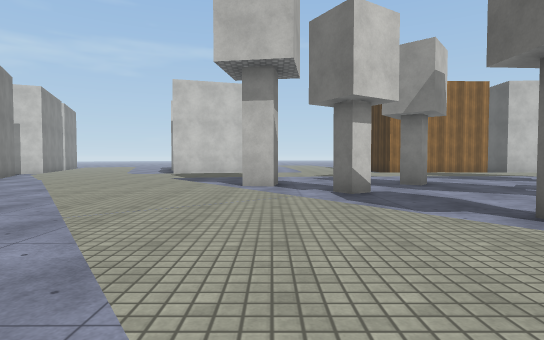
View 1 (above)

20 first-person views from a walk through a scene from a Unity 3-D project. The camera is 1.3 m above the floor, tilts 2° down and sees 80° across. The floor is counted in squares, 2 m on a side. Each view is taken from the middle of a square. On the plan, view 1 faces up. The plan holds only what a view shows up to about 10 squares ahead; the rest is blank. The place goes on beyond the plan. The player character is not drawn. Surface patterns are stand-ins for the level's own textures.

View 2
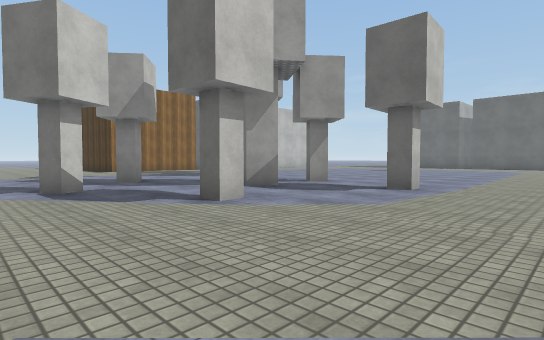

View 3
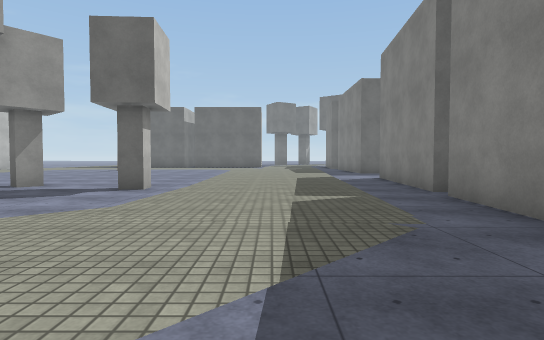

View 4
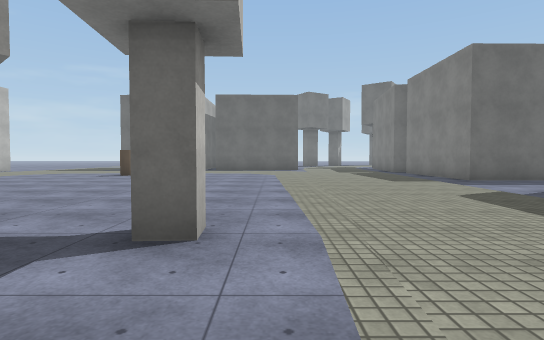

View 5
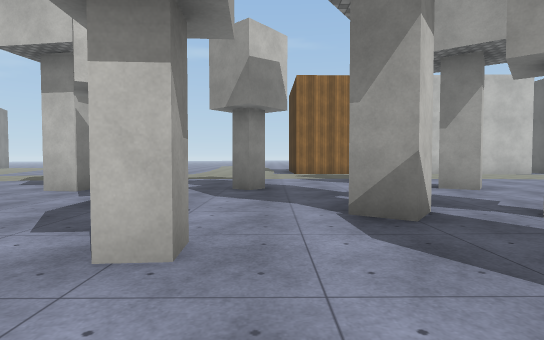

View 6
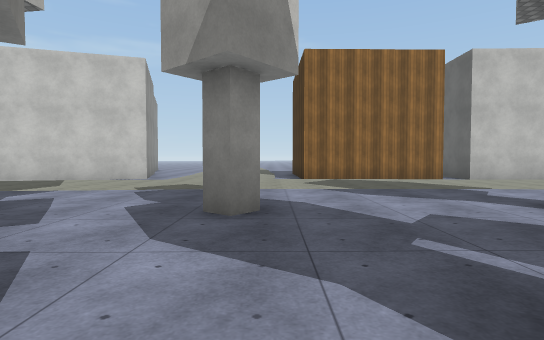

View 7
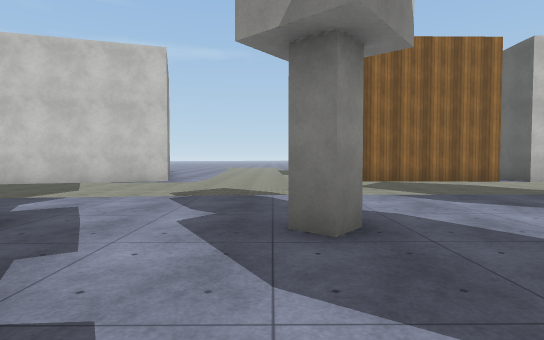

View 8
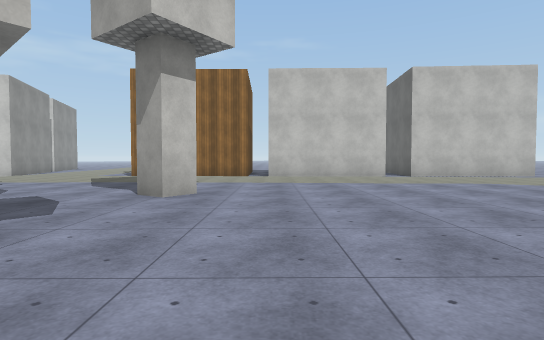

View 9
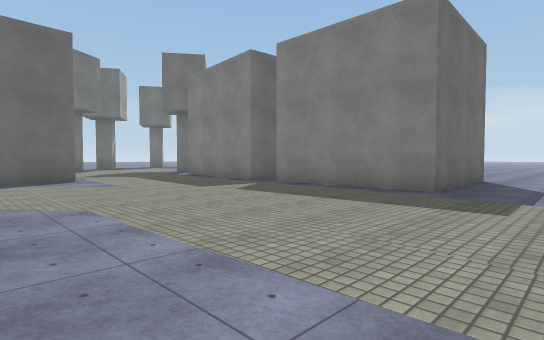

View 10
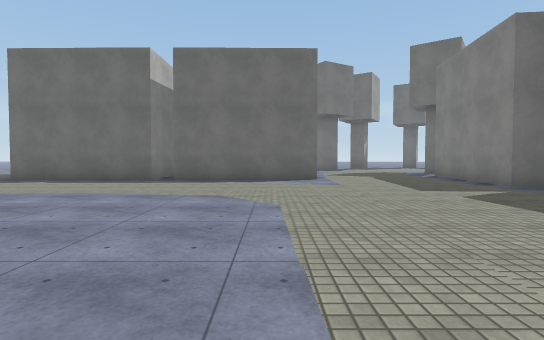

View 11
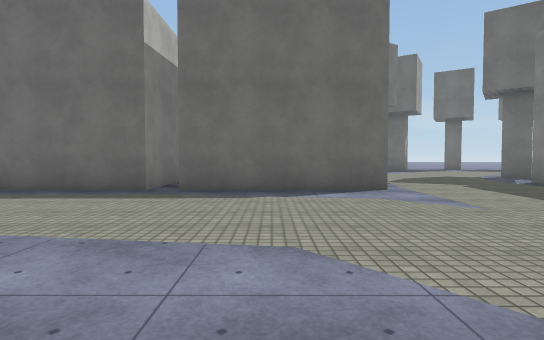

View 12
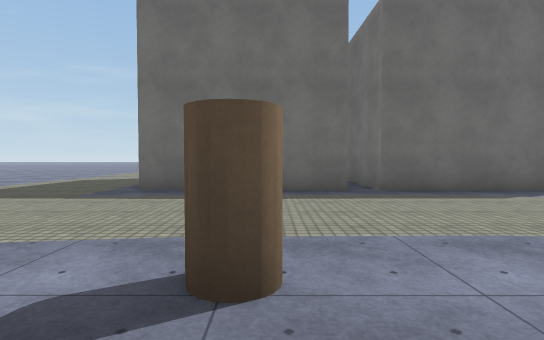

View 13
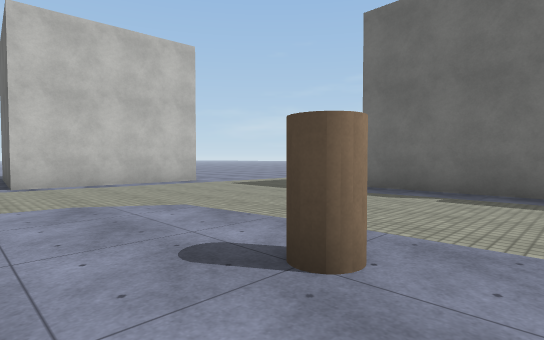

View 14
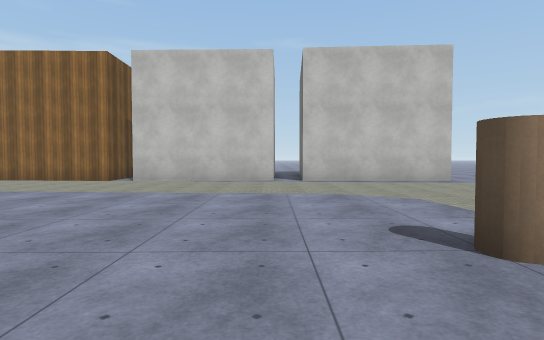

View 15
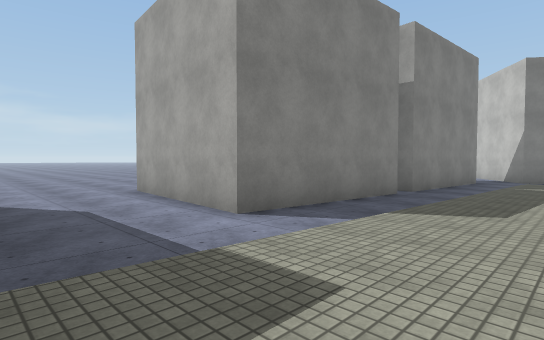

View 16
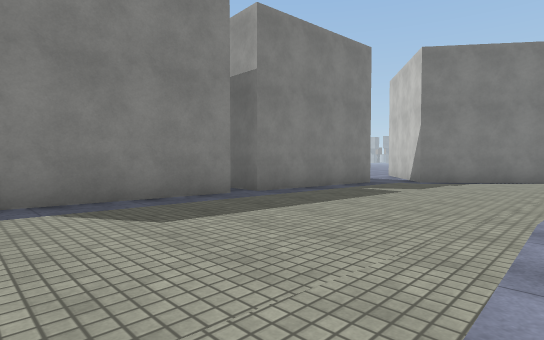

View 17
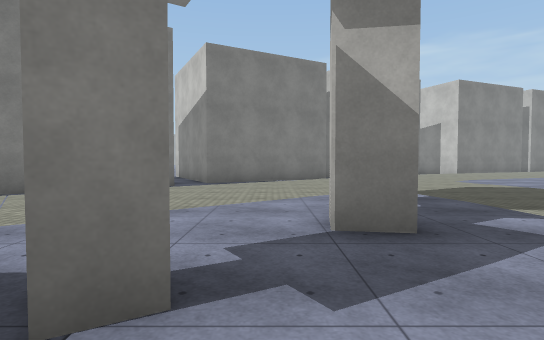

View 18
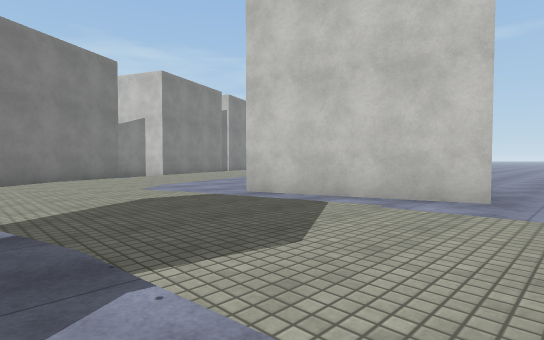

View 19
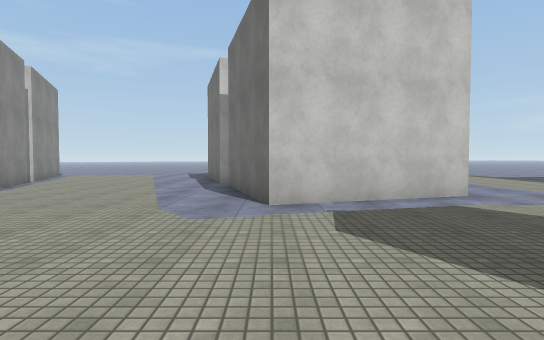

View 20
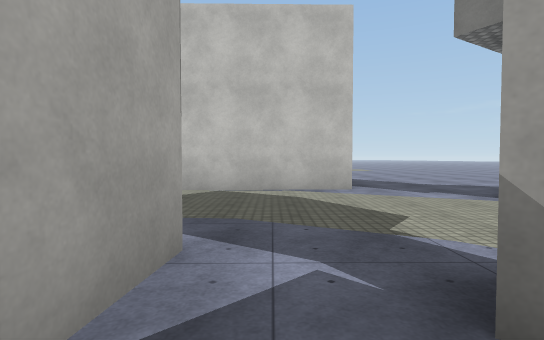

### Floor plan
Key: @ floor where view 1 was taken; # wall or solid block; x gap in a wall; . main floor; - floor 0.25 m lower than the main floor; / step, stairs or slope; B block; C cylinder.
Columns run from 9 left of view 1 to 29 right of it. Each row starts with its distance up from view 1.
 15 ...--#  ##/..      #    #
 14 /../-####-/../##############
 13 /../------/..//////----....##. ...
 12  ...///...........................
 11 #/................................
 10 #-/.......//////////..............
  9   /.../-----------------........
  8   -/.../-#--BB---#------......#
  7   #-/.../---------------......#
  6   #--/../-BB------------.C....#
  5   ##--.../----#xB-------......##
  4    ##-/././-----B-------......###
  3       -/.../B------------.....#    ....
  2       #-/../----B--------.....#   .....
  1         -...//------/----.....#   ....
  0        #-@....................####....
 -1         #-/..........................
 -2         ##-/........................
 -3          #--------///////...........
 -4           -#######--------.........
 -5               #  ###--##########...
 -6                    #--#        #.#
 -7                    #--#         .
 -8                    #--#
 -9                    ----
-10                   -----
-11                   ----
-12                    ---
-13                     --

Where each view was taken, in squares from view 1:
view 1: 0 up, 0 right, facing up
view 2: 1 down, 0 right, facing up-right
view 3: 1 down, 0 right, facing right
view 4: 1 up, 4 right, facing right
view 5: 1 up, 4 right, facing up
view 6: 4 up, 4 right, facing up
view 7: 5 up, 3 right, facing up
view 8: 2 up, 10 right, facing up
view 9: 2 up, 11 right, facing down-right
view 10: 1 up, 11 right, facing right
view 11: 2 up, 14 right, facing right
view 12: 6 up, 14 right, facing right
view 13: 5 up, 14 right, facing up-right
view 14: 4 up, 14 right, facing up
view 15: 1 down, 13 right, facing down-left
view 16: 1 up, 10 right, facing down-left
view 17: 7 up, 3 right, facing left
view 18: 9 up, 1 right, facing up-left
view 19: 8 up, 4 left, facing up
view 20: 7 down, 23 right, facing up
